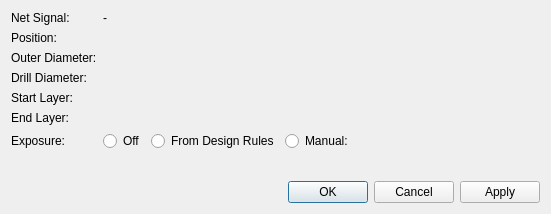
<?xml version="1.0" encoding="UTF-8"?>
<ui version="4.0">
 <class>librepcb::editor::BoardViaPropertiesDialog</class>
 <widget class="QDialog" name="librepcb::editor::BoardViaPropertiesDialog">
  <property name="geometry">
   <rect>
    <x>0</x>
    <y>0</y>
    <width>551</width>
    <height>214</height>
   </rect>
  </property>
  <property name="windowTitle">
   <string>Via Properties</string>
  </property>
  <layout class="QVBoxLayout" name="verticalLayout">
   <item>
    <layout class="QFormLayout" name="formLayout">
     <property name="fieldGrowthPolicy">
      <enum>QFormLayout::AllNonFixedFieldsGrow</enum>
     </property>
     <item row="0" column="0">
      <widget class="QLabel" name="label_4">
       <property name="text">
        <string>Net Signal:</string>
       </property>
      </widget>
     </item>
     <item row="0" column="1">
      <widget class="QLabel" name="lblNetSignal">
       <property name="text">
        <string notr="true">-</string>
       </property>
      </widget>
     </item>
     <item row="1" column="0">
      <widget class="QLabel" name="label_5">
       <property name="text">
        <string>Position:</string>
       </property>
      </widget>
     </item>
     <item row="1" column="1">
      <layout class="QHBoxLayout" name="horizontalLayout">
       <item>
        <widget class="librepcb::editor::LengthEdit" name="edtPosX" native="true"/>
       </item>
       <item>
        <widget class="librepcb::editor::LengthEdit" name="edtPosY" native="true"/>
       </item>
      </layout>
     </item>
     <item row="2" column="0">
      <widget class="QLabel" name="label_2">
       <property name="text">
        <string>Outer Diameter:</string>
       </property>
      </widget>
     </item>
     <item row="2" column="1">
      <widget class="librepcb::editor::PositiveLengthEdit" name="edtSize" native="true"/>
     </item>
     <item row="3" column="0">
      <widget class="QLabel" name="label_3">
       <property name="text">
        <string>Drill Diameter:</string>
       </property>
      </widget>
     </item>
     <item row="3" column="1">
      <widget class="librepcb::editor::PositiveLengthEdit" name="edtDrillDiameter" native="true"/>
     </item>
     <item row="4" column="0">
      <widget class="QLabel" name="label">
       <property name="text">
        <string>Start Layer:</string>
       </property>
      </widget>
     </item>
     <item row="4" column="1">
      <widget class="librepcb::editor::LayerComboBox" name="cbxStartLayer" native="true"/>
     </item>
     <item row="5" column="0">
      <widget class="QLabel" name="label_6">
       <property name="text">
        <string>End Layer:</string>
       </property>
      </widget>
     </item>
     <item row="5" column="1">
      <widget class="librepcb::editor::LayerComboBox" name="cbxEndLayer" native="true"/>
     </item>
     <item row="6" column="0">
      <widget class="QLabel" name="label_7">
       <property name="text">
        <string>Exposure:</string>
       </property>
      </widget>
     </item>
     <item row="6" column="1">
      <layout class="QHBoxLayout" name="horizontalLayout_2">
       <item>
        <widget class="QRadioButton" name="rbtnExposureOff">
         <property name="toolTip">
          <string>The copper area of the via is covered with solder resist, i.e. not exposed.</string>
         </property>
         <property name="text">
          <string>Off</string>
         </property>
        </widget>
       </item>
       <item>
        <widget class="QRadioButton" name="rbtnExposureAuto">
         <property name="toolTip">
          <string>A solder resist opening is created to expose the via. The clearance is taken from the board design rules.</string>
         </property>
         <property name="text">
          <string>From Design Rules</string>
         </property>
        </widget>
       </item>
       <item>
        <widget class="QRadioButton" name="rbtnExposureManual">
         <property name="toolTip">
          <string>A solder resist opening with a custom clearance is created to expose the via.</string>
         </property>
         <property name="text">
          <string>Manual:</string>
         </property>
        </widget>
       </item>
       <item>
        <widget class="librepcb::editor::LengthEdit" name="edtExposureOffset" native="true">
         <property name="enabled">
          <bool>false</bool>
         </property>
         <property name="sizePolicy">
          <sizepolicy hsizetype="MinimumExpanding" vsizetype="Preferred">
           <horstretch>0</horstretch>
           <verstretch>0</verstretch>
          </sizepolicy>
         </property>
        </widget>
       </item>
      </layout>
     </item>
    </layout>
   </item>
   <item>
    <widget class="QDialogButtonBox" name="buttonBox">
     <property name="orientation">
      <enum>Qt::Horizontal</enum>
     </property>
     <property name="standardButtons">
      <set>QDialogButtonBox::Apply|QDialogButtonBox::Cancel|QDialogButtonBox::Ok</set>
     </property>
    </widget>
   </item>
  </layout>
 </widget>
 <customwidgets>
  <customwidget>
   <class>librepcb::editor::PositiveLengthEdit</class>
   <extends>QWidget</extends>
   <header location="global">librepcb/editor/widgets/positivelengthedit.h</header>
   <container>1</container>
  </customwidget>
  <customwidget>
   <class>librepcb::editor::LengthEdit</class>
   <extends>QWidget</extends>
   <header location="global">librepcb/editor/widgets/lengthedit.h</header>
   <container>1</container>
  </customwidget>
  <customwidget>
   <class>librepcb::editor::LayerComboBox</class>
   <extends>QWidget</extends>
   <header location="global">librepcb/editor/widgets/layercombobox.h</header>
   <container>1</container>
  </customwidget>
 </customwidgets>
 <tabstops>
  <tabstop>edtPosX</tabstop>
  <tabstop>edtPosY</tabstop>
  <tabstop>edtSize</tabstop>
  <tabstop>edtDrillDiameter</tabstop>
 </tabstops>
 <resources/>
 <connections/>
</ui>
